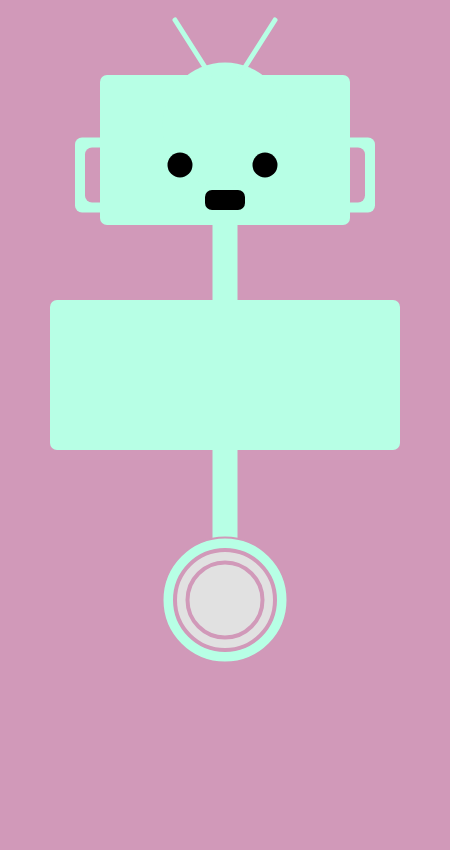
Frame 1 (no input)
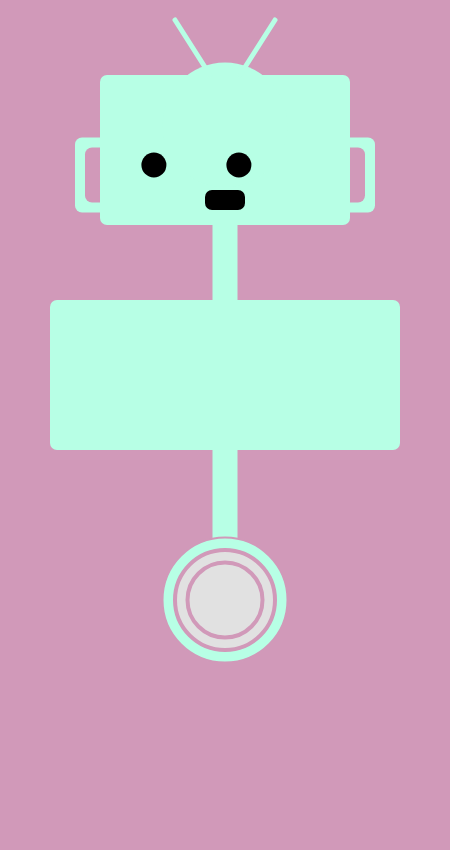
Frame 60 (no input)
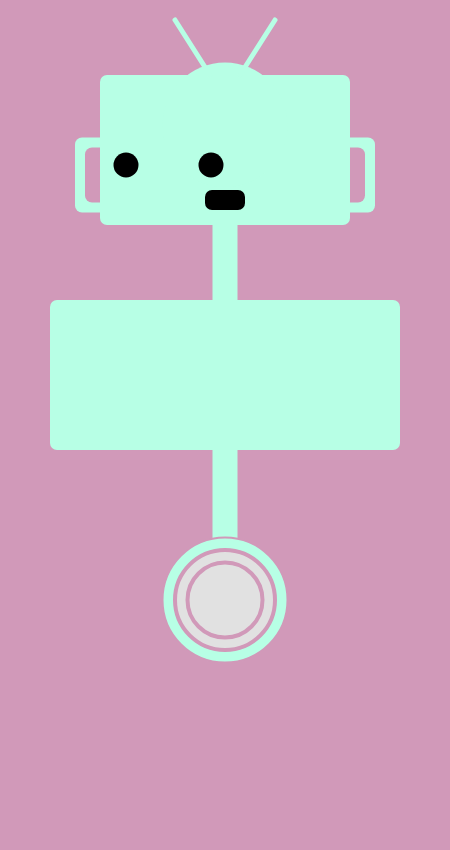
Frame 120 (the mouse pressed at the canvas centre since frame 60)

The p5.js sketch that drew these frames (run headless with seeded random() and noise() and a simulated clock; from frame 60 on, the mouse is pressed at the canvas centre):

// p5.js sketch
// ── sketch.js
// MONSTER
var page = 0; // sets page to be displayed
var eyeDirection = 0; // sets eye val at zero

function setup() {
  createCanvas(450, 850); // creates a vertical rectangle canvas
  background(209, 153, 185); // sets the background color to pink
  rectMode(CENTER); // sets rects to be drawn from the center
}

function draw() {
  background(209, 153, 185);
  monster(225, 150); // draws the monster at 225, 150
  mousePressed();
  if (page == 0) {
    if (mouseX > 225) { // add code here to move eyes
      eyeDirection = eyeDirection + 0.9;

    } else {
      eyeDirection = eyeDirection - 0.9;
    }
  // } else {
  //   page = 1 - page; // add code here to jump
}
}

function mousePressed() {
  page = 1 - page;

}

// draws a monster at the x,y location passed
// this monster includes a body, head, and wheels
function monster(x, y) {
  body(x, y + 180);
  head(x, y);
  wheels(x, y + 450);
}

// draws the body of the monster at thhe x, y location
function body(x, y) {
  noStroke();
  fill(183, 255, 229);
  rect(x, y + 45, 350, 150, 7);
  rect(x, y, 25, 450, 7);
}

// draws the head at the x, y location
// the head includes the ears and the eyes
function head(x, y) {
  ears(x, y);
  fill(183, 255, 229);
  rect(x, y, 250, 150, 7);
  ellipse(x, y - 25, 125, 125);
  stroke(183, 255, 229);
  strokeWeight(5);
  line(x - 15, y - 75, x - 50, y - 130);
  line(x + 15, y - 75, x + 50, y - 130);
  eyes(x + eyeDirection, y); // calls eye function
  rect(x, y + 50, 40, 20, 7);
}

// draws the ears at the x, y location
function ears(x, y) {
  fill(183, 255, 229);
  rect(x, y + 25, 300, 75, 7);
  fill(209, 153, 185);
  rect(x, y + 25, 280, 55, 7);
}

// draws the eyes at the x, y location
function eyes(x, y) {
  noStroke();
  // fill(183, 255, 229);
  // // outside part of eyes
  // fill(209, 153, 185);
  // ellipse(x + 40, y + 15, 55, 55);
  // ellipse(x - 45, y + 15, 55, 55);
  // // middle part of eyes
  // fill(225, 225, 225);
  // ellipse(x + 40, y + 15, 40, 40);
  // ellipse(x - 45, y + 15, 40, 40);
  // inner part of eyes
  fill(0);
  ellipse(x + 40, y + 15, 25, 25);
  ellipse(x - 45, y + 15, 25, 25);
}

// draws the wheels at the x, y location
function wheels(x, y) {
  fill(183, 255, 229);
  stroke(209, 153, 185);
  strokeWeight(2);
  ellipse(x, y, 125, 125);
  fill(225, 225, 225);
  strokeWeight(4);
  ellipse(x, y, 100, 100);
  ellipse(x, y, 75, 75);
}



//RECT HOVER
// function setup() {
//   createCanvas(400, 400);
//   noStroke();
// }

// function draw() {
//   background(204);
//   rect(100, 200, 180, 160);

//   if (mouseX > 100 && mouseX < 280 && mouseY > 200 && mouseY < 360) {
//     fill(0);
//   } else {
//     fill(255);
//   }
// }



//DRAWS WITH ELLIPSE
// function setup() {
//   createCanvas(500, 500);
//   background(255, 0, 0);
// }

// function draw() {
//   ellipse(mouseX, mouseY, 25, 25);
// }

// function mousePressed() {
//   fill(random(255), random(255), random(255));
// }



// DRAWS LINE FROM MOUSE TO POINT
// function setup() {
//   createCanvas(500, 500);
//   background(0, 0, 255);
// }

// function draw() {
//   if(mouseIsPressed) {
//     stroke(255, 255, 255);
//     line(150, 150, mouseX, mouseY);
//   }
// }


// GROWING ELLIPSE WHEN MOUSE IN CIRCLE
// var x = 250;
// var y = 250;
// var w = 50;

// function setup() {
//   createCanvas(500, 500);
//   background(255);
//   noStroke();
// }

// function draw() {
//   background(255);
//   fill(120);
//   ellipse(x, y, w, w);
//   distance = dist(x, y, mouseX, mouseY);
//   if (distance < w / 2) {
//     w = w + 1; 
//   } else {
//     w = 50;  
//   }
// }
